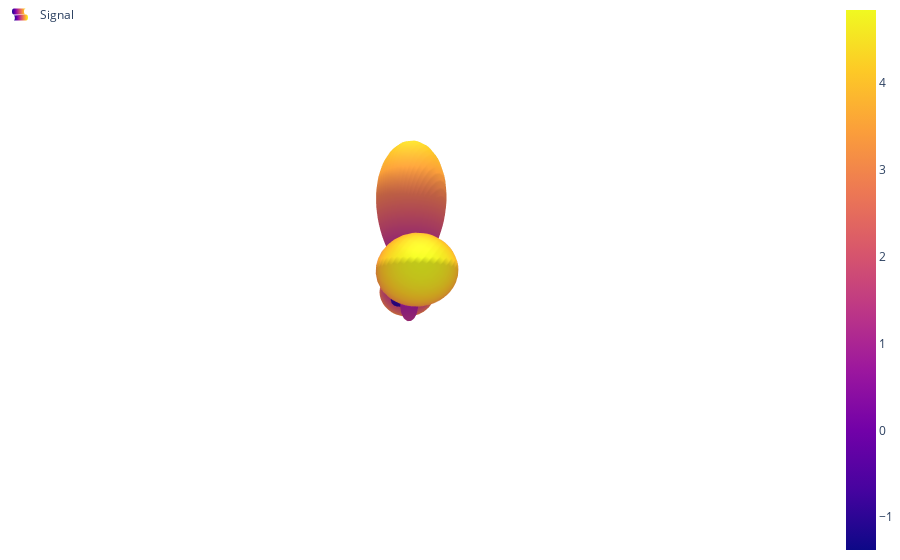

The cell this chart's notebook holds for it:
### Code cell
pyspectra.visualize.visualize_geometry(spectra_comp.invert(spectra[14]))

### Figure 1 — Plotly figure (JSON) as saved in the notebook; plotly's stock layout.template omitted (floating-point values rounded to 4 significant figures; data arrays with more than 128 entries replaced by an {"elided": "..."} marker saying what was removed)
{"data": [{"name": "Signal", "showlegend": true, "surfacecolor": {"elided": "102x100 float values"}, "type": "surface", "x": {"elided": "102x100 float values"}, "y": {"elided": "102x100 float values"}, "z": {"elided": "102x100 float values"}}], "layout": {"legend": {"x": 0, "xanchor": "left", "y": 1, "yanchor": "top"}, "margin": {"b": 0, "l": 0, "r": 0, "t": 0}, "paper_bgcolor": "rgba(255,255,255,255)", "plot_bgcolor": "rgba(255,255,255,255)", "scene": {"aspectmode": "cube", "bgcolor": "rgba(255,255,255,255)", "camera": {"eye": {"x": 0.5, "y": 0.5, "z": 0.5}}, "xaxis": {"backgroundcolor": "rgba(255,255,255,255)", "range": [-2.5, 2.5], "showgrid": false, "showticklabels": false, "title": {"text": ""}, "zeroline": false}, "yaxis": {"backgroundcolor": "rgba(255,255,255,255)", "range": [-2.5, 2.5], "showgrid": false, "showticklabels": false, "title": {"text": ""}, "zeroline": false}, "zaxis": {"backgroundcolor": "rgba(255,255,255,255)", "range": [-2.5, 2.5], "showgrid": false, "showticklabels": false, "title": {"text": ""}, "zeroline": false}}}}
